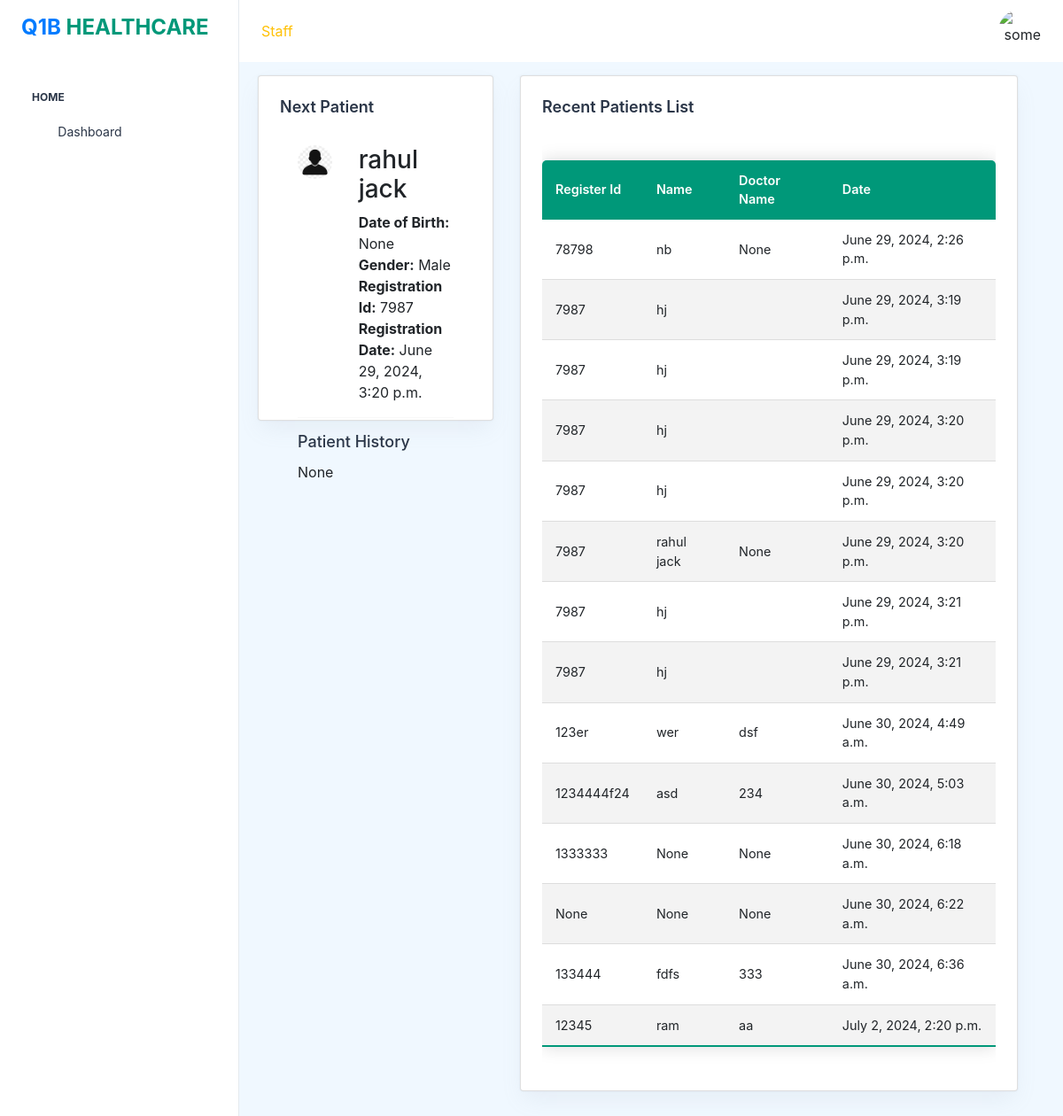
The page /doctorappointment on the database its author committed.
### q1bapp/models.py (models this page shows)
class Patient(models.Model):
    registration_id = models.CharField(max_length=255, null=True, blank=True)
    firstname_patient_name = models.CharField(max_length=255, null=True, blank=True)
    secondname_patient_name = models.CharField(max_length=255, null=True, blank=True)
    title = models.CharField(max_length=255, null=True, blank=True)
    rec_no = models.IntegerField()
    is_active = models.BooleanField(null=False)
    created_at = models.DateTimeField(auto_now_add=True)
    mob_no = models.CharField(max_length=13,null=True,blank=True)
    email = models.EmailField(null=True,blank=True)
    state = models.CharField(max_length=13,null=True,blank=True)
    city = models.CharField(max_length=13,null=True,blank=True)
    locality = models.CharField(max_length=13,null=True,blank=True)
    address = models.CharField(max_length=13,null=True,blank=True)
    dob = models.CharField(max_length=13,null=True,blank=True)
    age = models.IntegerField()
    second_phone_number = models.IntegerField()
    guardian_name = models.CharField(max_length=13,null=True,blank=True)
    op_number = models.IntegerField()
    passport_number = models.CharField(max_length=13,null=True,blank=True)
    discharge_date =  models.DateTimeField(auto_now_add=True)
    gender =  models.CharField(max_length=13,null=True,blank=True)
    country = models.CharField(max_length=13,null=True,blank=True)
    Medicalhistory = models.CharField(max_length=13,null=True,blank=True)
    zip = models.CharField(max_length=13,null=True,blank=True)
    bloodgroup = models.CharField(max_length=13,null=True,blank=True)
    remarks = models.CharField(max_length=13,null=True,blank=True)
    fee = models.CharField(max_length=13,null=True,blank=True)
    payment = models.CharField(max_length=13,null=True,blank=True)
    conditions = models.CharField(max_length=13,null=True,blank=True)
    pregnant = models.CharField(max_length=13,null=True,blank=True)
    occupation = models.CharField(max_length=13,null=True,blank=True)
    remarks = models.CharField(max_length=13,null=True,blank=True)
    photo = models.ImageField(upload_to='images/', null=True, blank=True)
    specialization = models.CharField(max_length=13,null=True,blank=True)
    doctor = models.CharField(max_length=13,null=True,blank=True)
    referredBy = models.CharField(max_length=13,null=True,blank=True)
    patient_group = models.CharField(max_length=13,null=True,blank=True)
    register_method = models.CharField(max_length=13,null=True,blank=True)

### q1bapp/views.py (the view)
# urls.py: path('doctorappointment', views.Doctorappointment,name='doctorappointment'),
def Doctorappointment(request):
    today = datetime.date.today()
    appointment = Eventappointment.objects.filter(
    Q(end_time__gte=today) | Q(start_time=today),
    start_time__lte=today
).first()
    patient = Patient.objects.get(id=appointment.patient_id_id)
    patient_values = Patient.objects.filter(created_at__lte = today)
    return render(request,'doctorappointment.html',{'patient':patient,'patient_values':patient_values})

### q1bapp/templates/doctorappointment.html (shortened to what this page needs)
{% extends 'base.html' %} {% block content %}
<link rel="stylesheet" type="text/css" href="https://cdn.datatables.net/1.11.3/css/jquery.dataTables.css">
    <link href="https://cdnjs.cloudflare.com/ajax/libs/font-awesome/5.15.3/css/all.min.css" rel="stylesheet">
<div class="container-fluid">
  <div class="row">
    <div class="row">
        <div class="col-lg-4 d-flex align-items-stretch">
          <div class="card w-100" style="max-height: 390px;">
            <div class="card-body p-4">
              <div class="mb-4">
                <h5 class="card-title fw-semibold">Next Patient</h5>
                                <div class="card-body">
                                    <div class="row">
                                        <div class="col-md-4">
                                            <img src="{{patient.photo.url}}" class="img-fluid rounded-circle" alt="Patient Photo">
                                        </div>
                                        <div class="col-md-8">
                                            <h3>{{patient.firstname_patient_name}}</h3>
                                            <p class="card-text">
                                                <strong>Date of Birth:</strong> {{patient.dob}}<br>
                                                <strong>Gender:</strong> {{patient.gender}}<br>
                                                <strong>Registration Id:</strong> {{patient.registration_id}}<br>
                                                <strong>Registration Date:</strong> {{patient.created_at}}<br>
                                            </p>
                                        </div>
                                    </div>
                                    <hr>
                                    <h5 class="card-title">Patient History</h5>
                                    <p class="card-text">{{patient.Medicalhistory}}</p>
                                </div>
                            </div>
            </div>
          </div>
        </div>
        <div class="col-lg-8 d-flex align-items-stretch">
          <div class="card w-100">
            <div class="card-body p-4">
              <h5 class="card-title fw-semibold mb-4">Recent Patients List</h5>
              <div class="table-responsive">
                <table id="patientTabledoc" class="content-table">
                    <thead>
                        <tr>
                            <th>Register Id</th>
                            <th>Name</th>
                            <th>Doctor Name</th>
                            <th>Date</th>
                        </tr>
                    </thead>
                    <tbody>
                        {% for patient in patient_values %}
                        <tr>
                            <td>{{ patient.registration_id }}</td>
                            <td>{{ patient.firstname_patient_name }}</td>
                            <td>{{ patient.doctor }}</td>
                            <td>{{ patient.created_at }}</td>
                        </tr>
                        {% endfor %}
                    </tbody>
                </table>
              </div>
            </div>
          </div>
        </div>
      </div>
  </div>
</div>
{% endblock %}

### q1bapp/templates/doctorappointment.html (style rules this page uses)
.content-table { border-collapse: collapse; margin: 25px 0; font-size: 0.9em; min-width: 400px; border-radius: 5px 5px 0 0; overflow: hidden; box-shadow: 0 0 20px rgba(0, 0, 0, 0.15); }
.content-table thead tr { background-color: #009879; color: #ffffff; text-align: left; font-weight: bold; }
.content-table th, .content-table td { padding: 12px 15px; }
.content-table tbody tr { border-bottom: 1px solid #dddddd; }
.content-table tbody tr:nth-of-type(even) { background-color: #f3f3f3; }
.content-table tbody tr:last-of-type { border-bottom: 2px solid #009879; }

### rows shown on the page
Patient: photo (placeholder picture), firstname_patient_name "rahul jack", dob "None", gender "Male", registration_id "7987", created_at "June 29, 2024, 3:20 p.m.", Medicalhistory "None", doctor "None"
Patient: registration_id "78798", firstname_patient_name "nb", doctor "None", created_at "June 29, 2024, 2:26 p.m."
Patient: registration_id "7987", firstname_patient_name "hj", created_at "June 29, 2024, 3:19 p.m."
Patient: registration_id "7987", firstname_patient_name "hj", created_at "June 29, 2024, 3:19 p.m."
Patient: registration_id "7987", firstname_patient_name "hj", created_at "June 29, 2024, 3:20 p.m."
Patient: registration_id "7987", firstname_patient_name "hj", created_at "June 29, 2024, 3:20 p.m."
Patient: registration_id "7987", firstname_patient_name "hj", created_at "June 29, 2024, 3:21 p.m."
Patient: registration_id "7987", firstname_patient_name "hj", created_at "June 29, 2024, 3:21 p.m."
Patient: registration_id "123er", firstname_patient_name "wer", doctor "dsf", created_at "June 30, 2024, 4:49 a.m."
Patient: registration_id "1234444f24", firstname_patient_name "asd", doctor "234", created_at "June 30, 2024, 5:03 a.m."
Patient: registration_id "1333333", firstname_patient_name "None", doctor "None", created_at "June 30, 2024, 6:18 a.m."
Patient: registration_id "None", firstname_patient_name "None", doctor "None", created_at "June 30, 2024, 6:22 a.m."
Patient: registration_id "133444", firstname_patient_name "fdfs", doctor "333", created_at "June 30, 2024, 6:36 a.m."
Patient: registration_id "12345", firstname_patient_name "ram", doctor "aa", created_at "July 2, 2024, 2:20 p.m."
